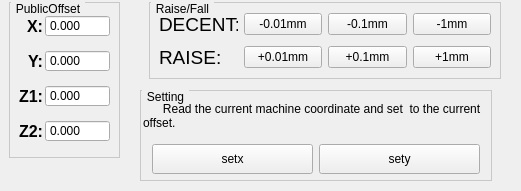
  <widget class="QWidget" name="PUBLIC_FRAME" native="true">
   <property name="geometry">
    <rect>
     <x>9</x>
     <y>9</y>
     <width>521</width>
     <height>191</height>
    </rect>
   </property>
   <widget class="QGroupBox" name="groupBox">
    <property name="geometry">
     <rect>
      <x>9</x>
      <y>2</y>
      <width>111</width>
      <height>156</height>
     </rect>
    </property>
    <property name="styleSheet">
     <string notr="true">QGroupBox {
	border-width:1px;
	border-style:solid;
	border-color: rgb(200, 200, 200);
	margin-top:3ex
}

QGroupBox::title {
	subcontrol-origin: margin;
	subcontrol-position:top left;
	left:2px;
	margin-left: 0px;
	padding:0 3px;
}</string>
    </property>
    <property name="title">
     <string>PublicOffset</string>
    </property>
    <layout class="QGridLayout" name="gridLayout_4">
     <property name="sizeConstraint">
      <enum>QLayout::SetNoConstraint</enum>
     </property>
     <property name="topMargin">
      <number>5</number>
     </property>
     <property name="bottomMargin">
      <number>5</number>
     </property>
     <property name="horizontalSpacing">
      <number>2</number>
     </property>
     <property name="verticalSpacing">
      <number>6</number>
     </property>
     <item row="0" column="0">
      <widget class="QLabel" name="label">
       <property name="minimumSize">
        <size>
         <width>0</width>
         <height>0</height>
        </size>
       </property>
       <property name="maximumSize">
        <size>
         <width>28</width>
         <height>16777215</height>
        </size>
       </property>
       <property name="font">
        <font>
         <pointsize>12</pointsize>
         <weight>75</weight>
         <bold>true</bold>
        </font>
       </property>
       <property name="text">
        <string>X:</string>
       </property>
       <property name="alignment">
        <set>Qt::AlignRight|Qt::AlignTrailing|Qt::AlignVCenter</set>
       </property>
      </widget>
     </item>
     <item row="0" column="1">
      <widget class="QDoubleSpinBox" name="public_offset_x">
       <property name="buttonSymbols">
        <enum>QAbstractSpinBox::NoButtons</enum>
       </property>
       <property name="decimals">
        <number>3</number>
       </property>
       <property name="minimum">
        <double>-10000.000000000000000</double>
       </property>
       <property name="maximum">
        <double>10000.000000000000000</double>
       </property>
      </widget>
     </item>
     <item row="1" column="0">
      <widget class="QLabel" name="label_2">
       <property name="minimumSize">
        <size>
         <width>0</width>
         <height>0</height>
        </size>
       </property>
       <property name="maximumSize">
        <size>
         <width>28</width>
         <height>16777215</height>
        </size>
       </property>
       <property name="font">
        <font>
         <pointsize>12</pointsize>
         <weight>75</weight>
         <bold>true</bold>
        </font>
       </property>
       <property name="text">
        <string>Y:</string>
       </property>
       <property name="alignment">
        <set>Qt::AlignRight|Qt::AlignTrailing|Qt::AlignVCenter</set>
       </property>
      </widget>
     </item>
     <item row="1" column="1">
      <widget class="QDoubleSpinBox" name="public_offset_y">
       <property name="buttonSymbols">
        <enum>QAbstractSpinBox::NoButtons</enum>
       </property>
       <property name="decimals">
        <number>3</number>
       </property>
       <property name="minimum">
        <double>-10000.000000000000000</double>
       </property>
       <property name="maximum">
        <double>10000.000000000000000</double>
       </property>
      </widget>
     </item>
     <item row="2" column="0">
      <widget class="QLabel" name="label_p_z1">
       <property name="minimumSize">
        <size>
         <width>0</width>
         <height>0</height>
        </size>
       </property>
       <property name="maximumSize">
        <size>
         <width>28</width>
         <height>16777215</height>
        </size>
       </property>
       <property name="font">
        <font>
         <pointsize>12</pointsize>
         <weight>75</weight>
         <bold>true</bold>
        </font>
       </property>
       <property name="text">
        <string>Z1:</string>
       </property>
       <property name="alignment">
        <set>Qt::AlignRight|Qt::AlignTrailing|Qt::AlignVCenter</set>
       </property>
      </widget>
     </item>
     <item row="2" column="1">
      <widget class="QDoubleSpinBox" name="public_offset_z1">
       <property name="buttonSymbols">
        <enum>QAbstractSpinBox::NoButtons</enum>
       </property>
       <property name="decimals">
        <number>3</number>
       </property>
       <property name="minimum">
        <double>-10000.000000000000000</double>
       </property>
       <property name="maximum">
        <double>10000.000000000000000</double>
       </property>
      </widget>
     </item>
     <item row="3" column="0">
      <widget class="QLabel" name="label_p_z2">
       <property name="minimumSize">
        <size>
         <width>0</width>
         <height>0</height>
        </size>
       </property>
       <property name="maximumSize">
        <size>
         <width>28</width>
         <height>16777215</height>
        </size>
       </property>
       <property name="font">
        <font>
         <pointsize>12</pointsize>
         <weight>75</weight>
         <bold>true</bold>
        </font>
       </property>
       <property name="text">
        <string>Z2:</string>
       </property>
       <property name="alignment">
        <set>Qt::AlignRight|Qt::AlignTrailing|Qt::AlignVCenter</set>
       </property>
      </widget>
     </item>
     <item row="3" column="1">
      <widget class="QDoubleSpinBox" name="public_offset_z2">
       <property name="buttonSymbols">
        <enum>QAbstractSpinBox::NoButtons</enum>
       </property>
       <property name="decimals">
        <number>3</number>
       </property>
       <property name="minimum">
        <double>-10000.000000000000000</double>
       </property>
       <property name="maximum">
        <double>10000.000000000000000</double>
       </property>
      </widget>
     </item>
    </layout>
   </widget>
   <widget class="QWidget" name="INCR_FRAME" native="true">
    <property name="geometry">
     <rect>
      <x>140</x>
      <y>0</y>
      <width>370</width>
      <height>91</height>
     </rect>
    </property>
    <widget class="QGroupBox" name="groupBox_4">
     <property name="geometry">
      <rect>
       <x>9</x>
       <y>2</y>
       <width>352</width>
       <height>77</height>
      </rect>
     </property>
     <property name="styleSheet">
      <string notr="true">QGroupBox {
	border-width:1px;
	border-style:solid;
	border-color: rgb(200, 200, 200);
	margin-top:3ex
}

QGroupBox::title {
	subcontrol-origin: margin;
	subcontrol-position:top left;
	left:2px;
	margin-left: 0px;
	padding:0 3px;
}</string>
     </property>
     <property name="title">
      <string>Raise/Fall</string>
     </property>
     <layout class="QGridLayout" name="gridLayout_2">
      <property name="topMargin">
       <number>2</number>
      </property>
      <property name="bottomMargin">
       <number>1</number>
      </property>
      <property name="horizontalSpacing">
       <number>6</number>
      </property>
      <property name="verticalSpacing">
       <number>2</number>
      </property>
      <item row="1" column="3">
       <widget class="QPushButton" name="btn_raise_1">
        <property name="focusPolicy">
         <enum>Qt::NoFocus</enum>
        </property>
        <property name="text">
         <string>+1mm</string>
        </property>
       </widget>
      </item>
      <item row="0" column="0">
       <widget class="QLabel" name="label_13">
        <property name="font">
         <font>
          <pointsize>14</pointsize>
         </font>
        </property>
        <property name="text">
         <string>DECENT:</string>
        </property>
       </widget>
      </item>
      <item row="0" column="1">
       <widget class="QPushButton" name="btn_dec_001">
        <property name="focusPolicy">
         <enum>Qt::NoFocus</enum>
        </property>
        <property name="text">
         <string>-0.01mm</string>
        </property>
       </widget>
      </item>
      <item row="0" column="2">
       <widget class="QPushButton" name="btn_dec_01">
        <property name="focusPolicy">
         <enum>Qt::NoFocus</enum>
        </property>
        <property name="text">
         <string>-0.1mm</string>
        </property>
       </widget>
      </item>
      <item row="0" column="3">
       <widget class="QPushButton" name="btn_dec_1">
        <property name="focusPolicy">
         <enum>Qt::NoFocus</enum>
        </property>
        <property name="text">
         <string>-1mm</string>
        </property>
       </widget>
      </item>
      <item row="1" column="0">
       <widget class="QLabel" name="label_14">
        <property name="font">
         <font>
          <pointsize>14</pointsize>
         </font>
        </property>
        <property name="text">
         <string>RAISE:</string>
        </property>
       </widget>
      </item>
      <item row="1" column="1">
       <widget class="QPushButton" name="btn_raise_001">
        <property name="focusPolicy">
         <enum>Qt::NoFocus</enum>
        </property>
        <property name="text">
         <string>+0.01mm</string>
        </property>
       </widget>
      </item>
      <item row="1" column="2">
       <widget class="QPushButton" name="btn_raise_01">
        <property name="focusPolicy">
         <enum>Qt::NoFocus</enum>
        </property>
        <property name="text">
         <string>+0.1mm</string>
        </property>
       </widget>
      </item>
     </layout>
    </widget>
   </widget>
   <widget class="QGroupBox" name="groupBox_5">
    <property name="geometry">
     <rect>
      <x>140</x>
      <y>90</y>
      <width>352</width>
      <height>91</height>
     </rect>
    </property>
    <property name="minimumSize">
     <size>
      <width>0</width>
      <height>90</height>
     </size>
    </property>
    <property name="styleSheet">
     <string notr="true">QGroupBox {
	border-width:1px;
	border-style:solid;
	border-color: rgb(200, 200, 200);
	margin-top:2.8ex
}

QGroupBox::title {
	subcontrol-origin: margin;
	subcontrol-position:top left;
	left:2px;
	margin-left: 0px;
	padding:0 3px;
}</string>
    </property>
    <property name="title">
     <string>Setting</string>
    </property>
    <layout class="QVBoxLayout" name="verticalLayout">
     <property name="spacing">
      <number>5</number>
     </property>
     <property name="leftMargin">
      <number>2</number>
     </property>
     <property name="topMargin">
      <number>5</number>
     </property>
     <property name="rightMargin">
      <number>2</number>
     </property>
     <property name="bottomMargin">
      <number>2</number>
     </property>
     <item>
      <widget class="QLabel" name="label_15">
       <property name="text">
        <string>      Read the current machine coordinate and set  to the current offset.</string>
       </property>
       <property name="wordWrap">
        <bool>true</bool>
       </property>
      </widget>
     </item>
     <item>
      <widget class="QWidget" name="widget" native="true">
       <layout class="QHBoxLayout" name="horizontalLayout">
        <property name="topMargin">
         <number>0</number>
        </property>
        <property name="bottomMargin">
         <number>0</number>
        </property>
        <item>
         <widget class="QPushButton" name="btn_set_x">
          <property name="minimumSize">
           <size>
            <width>0</width>
            <height>30</height>
           </size>
          </property>
          <property name="focusPolicy">
           <enum>Qt::NoFocus</enum>
          </property>
          <property name="text">
           <string>setx</string>
          </property>
         </widget>
        </item>
        <item>
         <widget class="QPushButton" name="btn_set_y">
          <property name="minimumSize">
           <size>
            <width>0</width>
            <height>30</height>
           </size>
          </property>
          <property name="focusPolicy">
           <enum>Qt::NoFocus</enum>
          </property>
          <property name="text">
           <string>sety</string>
          </property>
         </widget>
        </item>
       </layout>
      </widget>
     </item>
    </layout>
   </widget>
  </widget>
